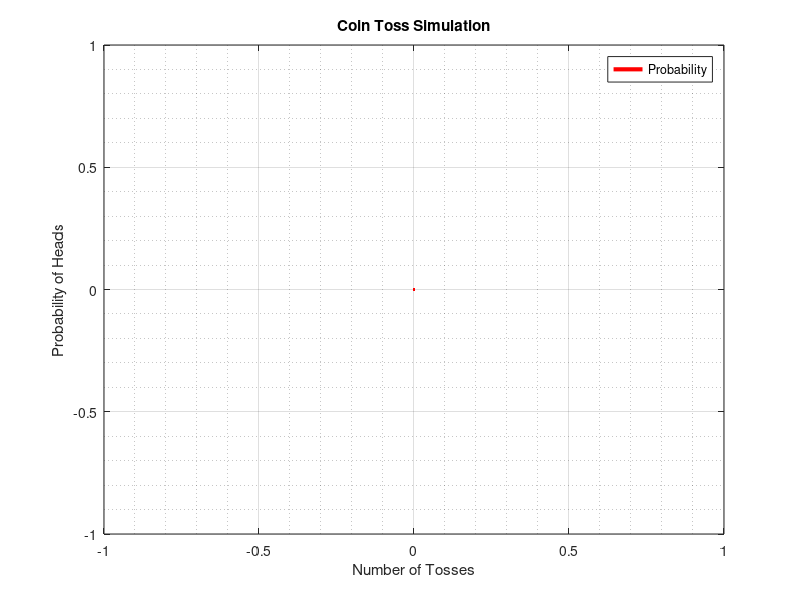

Here is the MATLAB script that generated this plot: (Note: this script raises an error after producing the figure.)
%Coin Toss Simulation Real-time Plot



%i = 1;
headsCount=0;
tossNumber = 0;
plot(tossNumber,headsCount,"color", "red", "linewidth", 3);
grid on;
grid minor on;
title("Coin Toss Simulation");
legend('Probability');
xlabel("Number of Tosses");
ylabel("Probability of Heads");
for i = 1:10
while tossNumber != 5000
  hold on;
  headsCount = headsCount + coinToss;
  tossNumber = tossNumber + 1;
  plot(tossNumber,headsCount/tossNumber,"color", "red", "linewidth", 10);
  drawnow();
end
endfor
prob = headsCount / (tossNumber-1);
